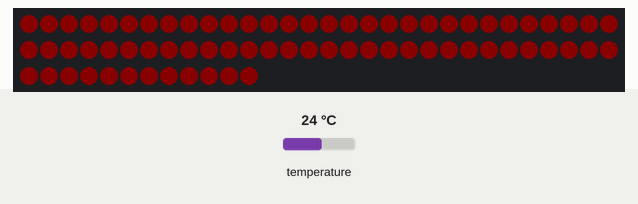
Bench run of a sketch on a simulated Arduino Uno, built with avr-gcc and run on an emulated ATmega328P. On the bench: 72 RGB LEDs in strip order, left to right, continuing on the next row. Inputs (shaded band) come from the test bench; at power-on: temperature 24 °C. Dim RGB values are drawn brighter than linear; random numbers use the default seed unless the sketch sets one.

Above: at 2.3 s.
2.4 s: temperature set to 12 °C
4.6 s: temperature set to 19 °C
6.1 s: temperature set to 28 °C
Timing chart, 0 to 9.1 s (numbered marks = the images above; inputs shaded):
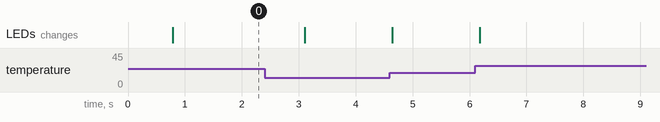

The sketch:

arduino3.ino
```cpp
#include <OneWire.h>
#include <DallasTemperature.h>
#include <Adafruit_NeoPixel.h>
#define PIN 0
#define NUM_LEDS 72
#define ONE_WIRE_BUS 7

Adafruit_NeoPixel strip = Adafruit_NeoPixel(NUM_LEDS, PIN, NEO_GRBW + NEO_KHZ800);
OneWire oneWire(ONE_WIRE_BUS);
DallasTemperature sensors(&oneWire);

int red[3]    = { 255, 0, 0 };
int green[3]    = { 0, 255, 0 };
int blue[3]    = { 0, 0, 255 };
int yellow[3]    = { 255, 255, 0 };
int purple[3]    = { 80, 0, 80 };
int aqua[3]    = { 0, 255, 255 };
int off[3]    = { 0, 0, 0 };

// int temp = sensors.getTempCByIndex(0);

void setup() {
  sensors.begin();
  strip.begin();
  strip.show();

}

void loop() {
  strip.setBrightness(10);
  sensors.requestTemperatures();
  int temp = sensors.getTempCByIndex(0);
  setAll(temp*10, 0, 0);

/*  if (temp > 25) {
    neoColor(red);
    delay(100);
  }

  if (temp < 25) {
    neoColor(green);
    delay(100);
  } */

}

void Sparkle(byte red, byte green, byte blue, int SpeedDelay) {
  int Pixel = random(NUM_LEDS);
  setPixel(Pixel,red,green,blue);
  showStrip();
  delay(SpeedDelay);
  setPixel(Pixel,0,0,0);
}

void neoColor(int color[3]) {
  for( int i = 0; i<NUM_LEDS; i++){
    strip.setPixelColor(i, strip.Color(color[0], color[1], color[2]));
    strip.show();
    }
  }

void showStrip() {
 #ifdef ADAFRUIT_NEOPIXEL_H
   // NeoPixel
   strip.show();
 #endif
 #ifndef ADAFRUIT_NEOPIXEL_H
   // FastLED
   FastLED.show();
 #endif
}

void setPixel(int Pixel, byte red, byte green, byte blue) {
 #ifdef ADAFRUIT_NEOPIXEL_H
   // NeoPixel
   strip.setPixelColor(Pixel, strip.Color(red, green, blue));
 #endif
 #ifndef ADAFRUIT_NEOPIXEL_H
   // FastLED
   leds[Pixel].r = red;
   leds[Pixel].g = green;
   leds[Pixel].b = blue;
 #endif
}

void setAll(byte red, byte green, byte blue) {
  for(int i = 0; i < NUM_LEDS; i++ ) {
    setPixel(i, red, green, blue);
  }
  showStrip();
}
```
